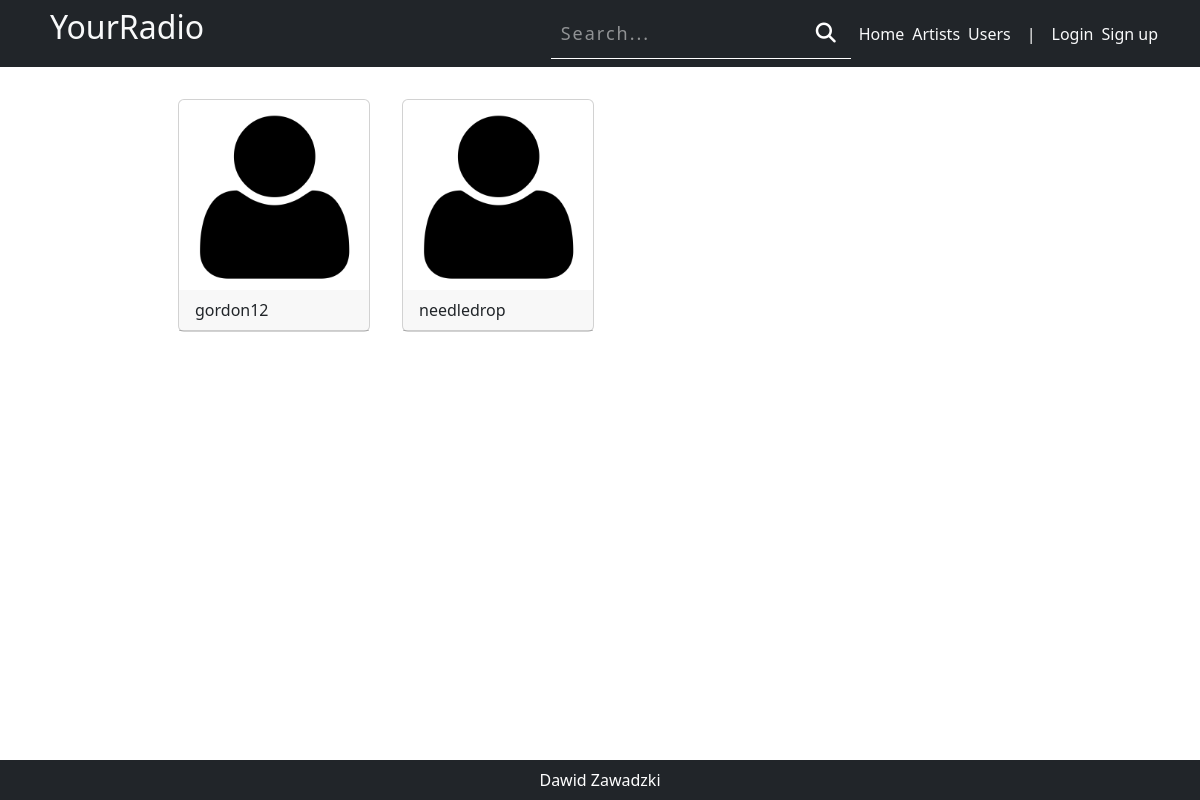
/users/, run on an earlier commit of the app's database.
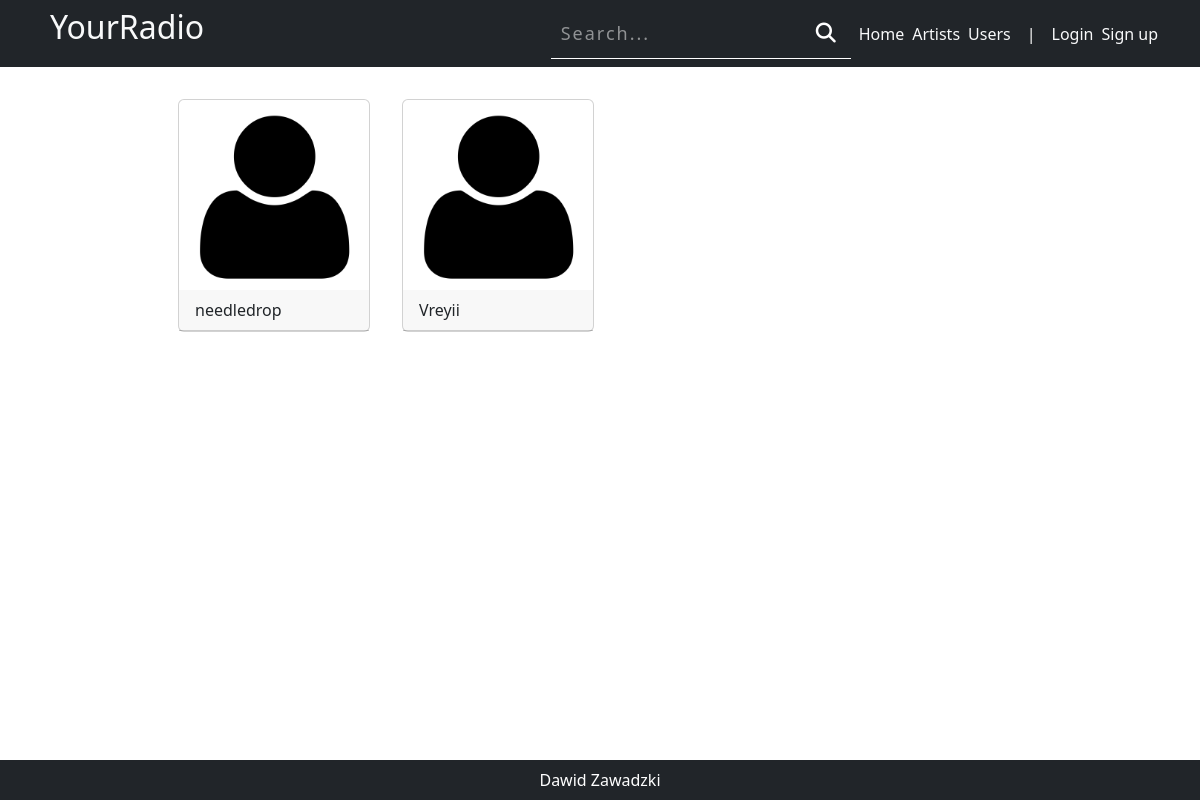
And on a later commit of the database.
### users/models.py (models this page shows, shortened)
class SiteUser(AbstractUser):
    avatar = models.ImageField(
        upload_to="users/media/images/avatars/",
        default="static/img/default_user.png",
    )
    favorite_albums = models.ManyToManyField(Album, blank=True)
    def __str__(self):
        return self.username
    class Meta:
        ordering = [Lower("username")]

### users/views.py (the view)
# urls.py: path("", views.UsersListView.as_view(), name="users"),
class UsersListView(ListView):
    model = SiteUser
    template_name = "users/users_list.html"
    class Meta:
        ordering = "username"
    def get_queryset(self):
        return SiteUser.objects.exclude(is_superuser=True)

### users/templates/users/users_list.html
{% extends 'base_generic.html' %}
{% load static %}
{% block content %}
<div class="d-flex flex-row flex-wrap">
    {% for user in siteuser_list %}
    <a href="{% url 'users:user_detail' user %}" class="link-underline-dark link-underline-opacity-0">
        <div class="card m-3" style="max-width: 14rem;">
            <div class="card-body p-0">
                <img src="/{{ user.avatar }}" alt="{{ user }}" class="rounded-top" style="height:190px; width: 190px"
                    loading="lazy">
            </div>
            <div class="card-header">
                <p class="m-0 text-truncate" style="max-width: 158px">{{ user }}</p>
            </div>
        </div>
    </a>
    {% endfor %}
</div>
{% endblock content %}

What changed in the data, as far as the page shows it:
removed SiteUser: avatar (placeholder picture), username "gordon12"
added SiteUser: avatar (placeholder picture), username "Vreyii"
